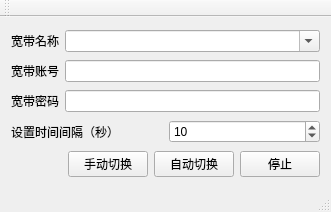
<?xml version="1.0" encoding="UTF-8"?>
<ui version="4.0">
 <class>redial_diagClass</class>
 <widget class="QMainWindow" name="redial_diagClass">
  <property name="geometry">
   <rect>
    <x>0</x>
    <y>0</y>
    <width>331</width>
    <height>212</height>
   </rect>
  </property>
  <property name="windowTitle">
   <string>ADSL自动拨号换IP</string>
  </property>
  <widget class="QWidget" name="centralWidget">
   <layout class="QGridLayout" name="gridLayout">
    <item row="0" column="0">
     <layout class="QHBoxLayout" name="horizontalLayout_5">
      <item>
       <widget class="QLabel" name="label_5">
        <property name="text">
         <string>宽带名称</string>
        </property>
       </widget>
      </item>
      <item>
       <widget class="QComboBox" name="comboBox_name">
        <property name="sizePolicy">
         <sizepolicy hsizetype="Expanding" vsizetype="Fixed">
          <horstretch>0</horstretch>
          <verstretch>0</verstretch>
         </sizepolicy>
        </property>
        <property name="editable">
         <bool>true</bool>
        </property>
       </widget>
      </item>
     </layout>
    </item>
    <item row="1" column="0">
     <layout class="QHBoxLayout" name="horizontalLayout_6">
      <item>
       <widget class="QLabel" name="label_4">
        <property name="text">
         <string>宽带账号</string>
        </property>
       </widget>
      </item>
      <item>
       <widget class="QLineEdit" name="lineEdit_account">
        <property name="text">
         <string extracomment="输入拨号账号"/>
        </property>
       </widget>
      </item>
     </layout>
    </item>
    <item row="2" column="0">
     <layout class="QHBoxLayout" name="horizontalLayout_7">
      <item>
       <widget class="QLabel" name="label_3">
        <property name="text">
         <string>宽带密码</string>
        </property>
       </widget>
      </item>
      <item>
       <widget class="QLineEdit" name="lineEdit_password">
        <property name="text">
         <string/>
        </property>
       </widget>
      </item>
     </layout>
    </item>
    <item row="3" column="0">
     <layout class="QHBoxLayout" name="horizontalLayout">
      <item>
       <widget class="QLabel" name="label">
        <property name="text">
         <string>设置时间间隔（秒）</string>
        </property>
       </widget>
      </item>
      <item>
       <widget class="QSpinBox" name="spinBox_interval">
        <property name="minimum">
         <number>5</number>
        </property>
        <property name="maximum">
         <number>99999</number>
        </property>
        <property name="singleStep">
         <number>5</number>
        </property>
        <property name="value">
         <number>10</number>
        </property>
       </widget>
      </item>
     </layout>
    </item>
    <item row="4" column="0">
     <layout class="QHBoxLayout" name="horizontalLayout_2">
      <item>
       <spacer name="horizontalSpacer">
        <property name="orientation">
         <enum>Qt::Horizontal</enum>
        </property>
        <property name="sizeHint" stdset="0">
         <size>
          <width>40</width>
          <height>20</height>
         </size>
        </property>
       </spacer>
      </item>
      <item>
       <widget class="QPushButton" name="pushButton_manul_switch">
        <property name="text">
         <string>手动切换</string>
        </property>
       </widget>
      </item>
      <item>
       <widget class="QPushButton" name="pushButton_start_auto">
        <property name="text">
         <string>自动切换</string>
        </property>
       </widget>
      </item>
      <item>
       <widget class="QPushButton" name="pushButton_stop_atuoridal">
        <property name="text">
         <string>停止</string>
        </property>
       </widget>
      </item>
     </layout>
    </item>
   </layout>
  </widget>
  <widget class="QMenuBar" name="menuBar">
   <property name="geometry">
    <rect>
     <x>0</x>
     <y>0</y>
     <width>331</width>
     <height>23</height>
    </rect>
   </property>
  </widget>
  <widget class="QToolBar" name="mainToolBar">
   <attribute name="toolBarArea">
    <enum>TopToolBarArea</enum>
   </attribute>
   <attribute name="toolBarBreak">
    <bool>false</bool>
   </attribute>
  </widget>
  <widget class="QStatusBar" name="statusBar"/>
 </widget>
 <layoutdefault spacing="6" margin="11"/>
 <tabstops>
  <tabstop>lineEdit_account</tabstop>
  <tabstop>lineEdit_password</tabstop>
  <tabstop>pushButton_start_auto</tabstop>
  <tabstop>pushButton_stop_atuoridal</tabstop>
  <tabstop>pushButton_manul_switch</tabstop>
 </tabstops>
 <resources>
  <include location="redial_diag.qrc"/>
 </resources>
 <connections/>
</ui>
